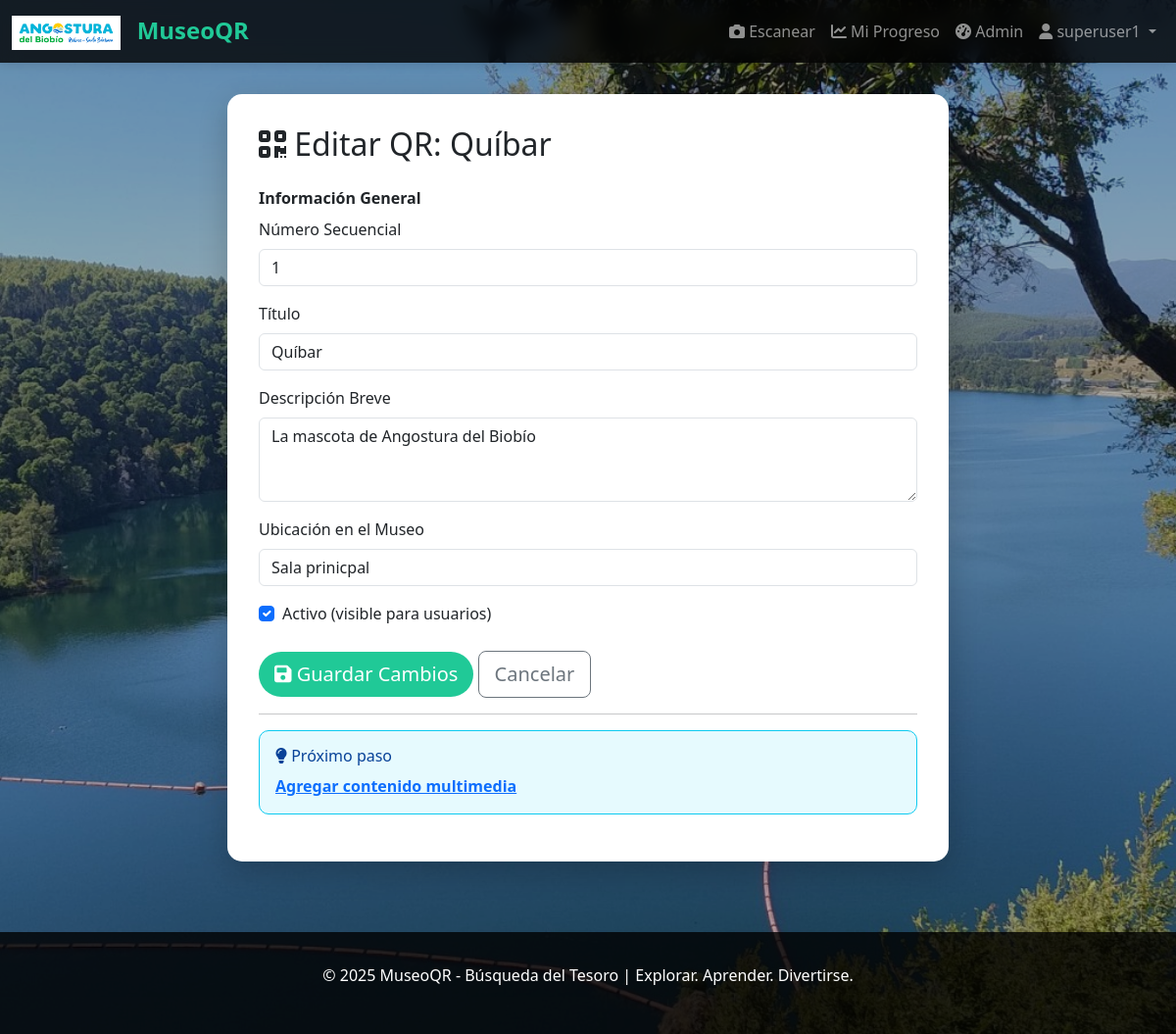
The page /app/qr/5/editar/ (signed in) on the database its author committed.
### qrmuseum/models.py (models this page shows, shortened)
class MuseoConfig(models.Model):
    nombre = models.CharField(max_length=150, default="Mi Museo")
    descripcion = models.TextField(blank=True)
    ubicacion = models.CharField(max_length=255, blank=True)
    imagen_logo = models.ImageField(upload_to='logos/', blank=True, null=True)
    imagen_fondo = models.ImageField(upload_to='backgrounds/', blank=True, null=True, help_text="Imagen de fondo para la página")
    fecha_creacion = models.DateTimeField(auto_now_add=True)
    fecha_actualizacion = models.DateTimeField(auto_now=True)
    class Meta:
        verbose_name = 'Configuración del Museo'
        verbose_name_plural = 'Configuración del Museo'

class QRCode(models.Model):
    id_unico = models.UUIDField(default=uuid.uuid4, unique=True, editable=False)
    titulo = models.CharField(max_length=200)
    descripcion = models.TextField(blank=True)
    ubicacion = models.CharField(max_length=255, blank=True)
    numero_secuencial = models.IntegerField(help_text="Número de orden en la búsqueda del tesoro")
    qr_code_image = models.ImageField(upload_to='qrcodes/', blank=True, null=True)
    url = models.URLField(max_length=500, unique=True, editable=False)
    activo = models.BooleanField(default=True)
    fecha_creacion = models.DateTimeField(auto_now_add=True)
    fecha_actualizacion = models.DateTimeField(auto_now=True)
    class Meta:
        verbose_name = 'Código QR'
        verbose_name_plural = 'Códigos QR'
        ordering = ['numero_secuencial']

### qrmuseum/views.py (the view)
# urls.py: path('app/qr/<int:qr_id>/editar/', views.admin_editar_qr, name='admin_editar_qr'),
@login_required(login_url='login')
@user_passes_test(es_admin, login_url='inicio')
def admin_editar_qr(request, qr_id):
    qr = get_object_or_404(QRCode, id=qr_id)
    if request.method == 'POST':
        form = QRCodeForm(request.POST, instance=qr)
        if form.is_valid():
            form.save()
            messages.success(request, f'Código QR "{qr.titulo}" actualizado')
            return redirect('admin_qrs_list')
    else:
        form = QRCodeForm(instance=qr)
    contenido = qr.contenido if hasattr(qr, 'contenido') else None
    data = {
        'form': form,
        'qr': qr,
        'contenido': contenido,
        'titulo': f'Editar QR: {qr.titulo}',
        'action': 'editar'
    }
    return render(request, 'admin/qr_form.html', data)

### qrmuseum/forms.py
class QRCodeForm(forms.ModelForm):
    class Meta:
        model = QRCode
        fields = ['titulo', 'descripcion', 'ubicacion', 'numero_secuencial', 'activo']
        widgets = {
            'titulo': forms.TextInput(attrs={
                'class': 'form-control',
                'placeholder': 'Título del punto QR',
                'required': True
            }),
            'descripcion': forms.Textarea(attrs={
                'class': 'form-control',
                'placeholder': 'Descripción breve',
                'rows': 3
            }),
            'ubicacion': forms.TextInput(attrs={
                'class': 'form-control',
                'placeholder': 'Ubicación en el museo'
            }),
            'numero_secuencial': forms.NumberInput(attrs={
                'class': 'form-control',
                'placeholder': 'Ej: 1, 2, 3, ...',
                'required': True
            }),
            'activo': forms.CheckboxInput(attrs={
                'class': 'form-check-input'
            })
        }

### qrmuseum/context_processors.py (called while the page is built)
def museo_global(request):
    try:
        museo = MuseoConfig.objects.first()
    except:
        museo = None
    return {
        'museo': museo
    }

### qrmuseum/views.py (called while the page is built)
def es_admin(user):
    return user.is_staff or user.is_superuser

### templates/admin/qr_form.html (shortened to what this page needs)
{% extends 'base.html' %}
{% block content %}
<div class="container">
    <div class="row justify-content-center">
        <div class="col-md-8">
            <div class="card content-box">
                <h2 class="mb-4"><i class="fas fa-qrcode"></i> {{ titulo }}</h2>
                <form method="post" enctype="multipart/form-data">
                    <fieldset class="mb-4">
                        <legend class="fs-6 fw-bold">Información General</legend>
                        <div class="mb-3">
                            <label class="form-label">Número Secuencial</label>
                            {{ form.numero_secuencial }}
                        </div>
                        <div class="mb-3">
                            <label class="form-label">Título</label>
                            {{ form.titulo }}
                        </div>
                        <div class="mb-3">
                            <label class="form-label">Descripción Breve</label>
                            {{ form.descripcion }}
                        </div>
                        <div class="mb-3">
                            <label class="form-label">Ubicación en el Museo</label>
                            {{ form.ubicacion }}
                        </div>
                        <div class="form-check">
                            {{ form.activo }}
                            <label class="form-check-label">
                                Activo (visible para usuarios)
                            </label>
                        </div>
                    </fieldset>
                    <button type="submit" class="btn btn-success btn-lg">
                        <i class="fas fa-save"></i>
                        {% if action == 'crear' %}Crear QR{% else %}Guardar Cambios{% endif %}
                    </button>
                    <a href="{% url 'admin_qrs_list' %}" class="btn btn-outline-secondary btn-lg">Cancelar</a>
                </form>
                {% if action == 'editar' %}
                    <hr>
                    <div class="alert alert-info">
                        <h6><i class="fas fa-lightbulb"></i> Próximo paso</h6>
                        <p class="mb-0">
                            <a href="{% url 'admin_contenido_qr' qr.id %}">
                                <strong>Agregar contenido multimedia</strong>
                            </a>
                        </p>
                    </div>
                {% endif %}
            </div>
        </div>
    </div>
</div>
{% endblock %}

### templates/base.html (shortened to what this page needs)
<!DOCTYPE html>
<html lang="es">
<head>
    <link href="https://cdn.jsdelivr.net/npm/bootstrap@5.3.0/dist/css/bootstrap.min.css" rel="stylesheet">
    <link rel="stylesheet" href="https://cdnjs.cloudflare.com/ajax/libs/font-awesome/6.0.0/css/all.min.css">
</head>
<body>
    <nav class="navbar navbar-expand-lg navbar-dark">
        <div class="container-fluid">
            <a class="navbar-brand nav-brand" href="{% url 'inicio' %}">
                {% if museo.imagen_logo %}
                    <img src="{{ museo.imagen_logo.url }}" alt="Logo" style="height: 35px; margin-right: 10px; vertical-align: middle;">
                {% else %}
                    <i class="fas fa-museum"></i>
                {% endif %}
                MuseoQR
            </a>
            <div class="collapse navbar-collapse" id="navbarNav">
                <ul class="navbar-nav ms-auto">
                    {% if user.is_authenticated %}
                        <li class="nav-item">
                            <a class="nav-link" href="{% url 'escanear_qr' %}">
                                <i class="fas fa-camera"></i> Escanear
                            </a>
                        </li>
                        <li class="nav-item">
                            <a class="nav-link" href="{% url 'mi_progreso' %}">
                                <i class="fas fa-chart-line"></i> Mi Progreso
                            </a>
                        </li>
                        {% if user.is_staff %}
                            <li class="nav-item">
                                <a class="nav-link" href="{% url 'admin_dashboard' %}">
                                    <i class="fas fa-tachometer-alt"></i> Admin
                                </a>
                            </li>
                        {% endif %}
                        <li class="nav-item dropdown">
                            <a class="nav-link dropdown-toggle" href="#" id="userDropdown" role="button" data-bs-toggle="dropdown">
                                <i class="fas fa-user"></i> {{ user.first_name | default:user.username }}
                            </a>
                        </li>
                    {% endif %}
                </ul>
            </div>
        </div>
    </nav>
    <div class="container-main">
        {% block content %}{% endblock %}
    </div>
    <footer class="footer">
        <p>&copy; 2025 MuseoQR - Búsqueda del Tesoro | Explorar. Aprender. Divertirse.</p>
    </footer>
</body>
</html>

### rows shown on the page
MuseoConfig: imagen_logo (picture)
QRCode: numero_secuencial "1", titulo "Quíbar", descripcion "La mascota de Angostura del Biobío", ubicacion "Sala prinicpal", activo "☑"

### other values the page prints
{{ user.first_name | default:user.username }} "superuser1"
{{ titulo }} "Editar QR: Quíbar"
